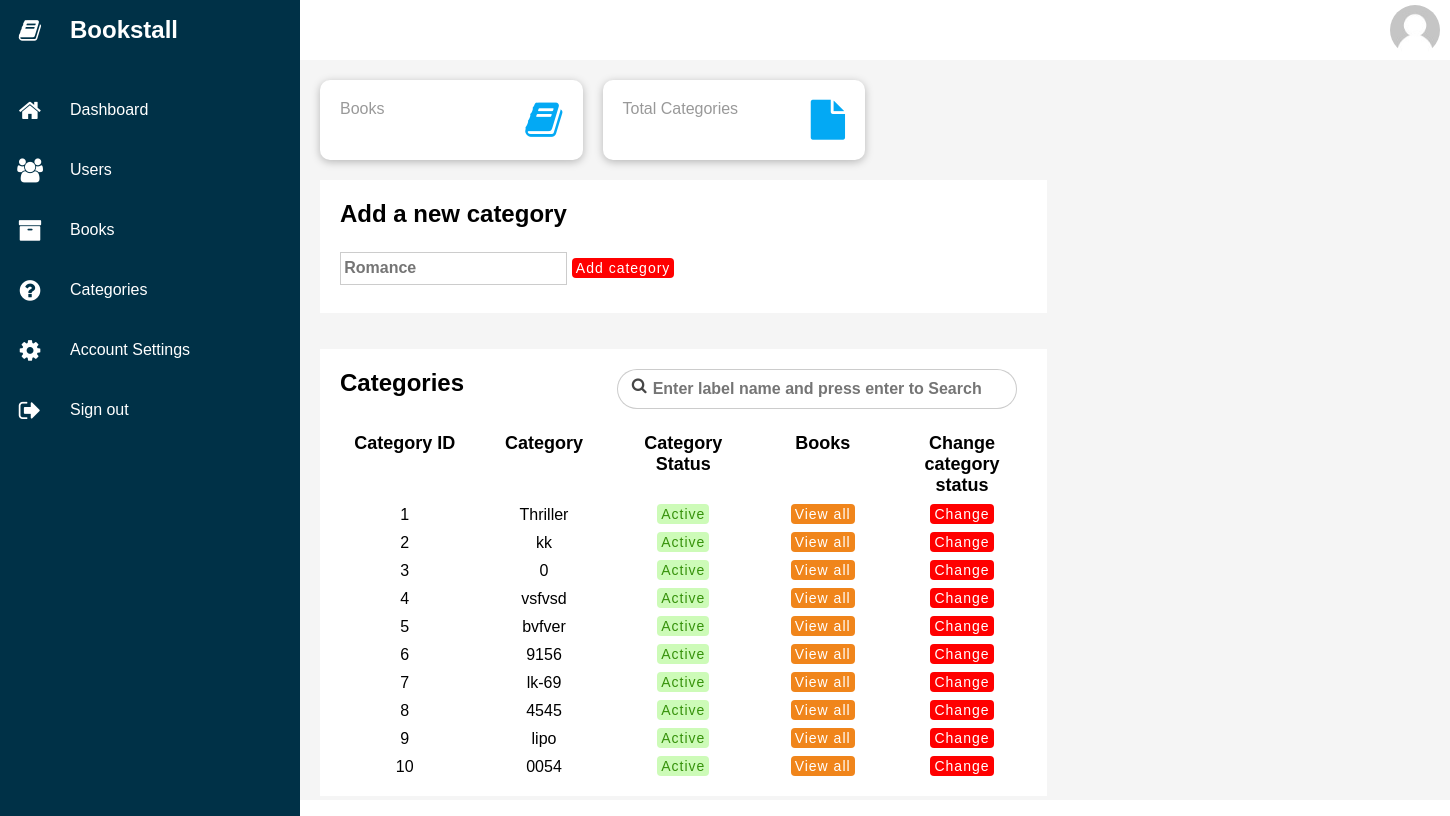
The page /BookStall-f/admin/index.php?categories-menu-ct (signed in) on the database its author committed.
### tables this page shows
CREATE TABLE `categories` (
  `id` int(11) NOT NULL,
  `name` varchar(255) NOT NULL,
  `status` int(11) NOT NULL,
  `books` text NOT NULL
);

### BookStall-f/admin/loadUsers.php (the view, shortened to what this page needs)
<?php
function fetchData($adminID, $search, $dbname)
{
    $sql = "SELECT * FROM $dbname";
    if ($search == "*") {
        $sql = "SELECT * FROM $dbname";
    } elseif ($search != "*" && $dbname == "user") {
        $sql = "SELECT * FROM $dbname where id like '%$search%' OR name like '%$search%' OR  mail like '%$search%' ";
    } elseif ($search != "*" && $dbname == "categories") {
        $sql = "SELECT * FROM $dbname where name like '%$search%'";
    } elseif ($search != "*" && $dbname == "books") {
        $sql = "SELECT * FROM $dbname where title like '%$search%'";
    }
    if ($_SESSION["_admin_id"] == $adminID) {
        include "./db.php";
        $result = $conn->query($sql);
        if ($result->num_rows > 0) {
            while ($row = $result->fetch_assoc()) {
                $amount = 0;
                if ($dbname == "user") {
                    $txt1 = "select transactions.user, payments.amount from payments inner join transactions on transactions.id=payments.transactions where transactions.user=" . $row["id"];;
                    $amountRes = $conn->query($txt1);
                    if ($amountRes->num_rows > 0) {
                        while ($row1 = $amountRes->fetch_assoc()) {
                            $amount += $row1["amount"];
                        };
                    }
                    $lokk = "";
                    if ($row["status"] == 0) {
                        $lokk = "Deactivated";
                    } elseif ($row["status"] == 1) {
                        $lokk = "Active";
                    }
                    echo '<div class="grid-item">' . $row["id"] . '</div>';
                    echo  '<div class="grid-item"> ' . $row["name"] .  '</div> ';
                    echo  '<div class="grid-item"> ' . $row["mail"] .  '</div> ';
                    echo  '<div class="grid-item"> ' . $row["address"] .  '</div> ';
                    echo  '<div class="grid-item"> ' . $row["phone"] .  '</div> ';
                    echo  '<div class="grid-item"><span class="status delivered" id="delevered-status-' . $row["id"] . '">' . $lokk . '</span></div>';
                    echo  '<div class="grid-item"  id="payment-' . $row["id"] . '">' . $amount . '</div>';
                    echo  '<div class="grid-item"><span class="status pending action-btn" style=" cursor: pointer; " id="view-transactions-btn" name="'.$row["id"] . '" >View all</span></div>';
                    echo  '<div class="grid-item"><span class="status return action-btn pointer editbtn" style=" cursor: pointer;" id="' . $row["id"] . '">Change</span></div>';
                    echo "<script>console.log(" . "'" . $lokk . "'" . ")</script>";
                } elseif ($dbname == "categories") {
                    $lokk = "";
                    if ($row["status"] == 0) {
                        $lokk = "Deactivated";
                    } elseif ($row["status"] == 1) {
                        $lokk = "Active";
                    }
                    echo  ' <div class="grid-item">' . $row["id"] . '</div>';
                    echo  ' <div class="grid-item">' . $row["name"] . '</div>';
                    echo  ' <div class="grid-item"><span class="status delivered " id="delevered-status-'.$row["id"].'">' . $lokk . '</span></div>';
                    echo  ' <div class="grid-item"><span class="status pending action-btn point-the-cats" style=" cursor: pointer; " id="'. $row["id"].'">View all</span></div>';
                    echo  ' <div class="grid-item"><span class="status return action-btn pointer" style=" cursor: pointer;" id="' . $row["id"] . '">Change</span></div>';
                }
            }
        } else {
            echo '<h1 style="width: 100%;position: absolute;bottom: -5rem;">No results for this search query.</h1>';
        }
    }
}
?>

### BookStall-f/admin/Responsive Admin_files/style.css (style rules this page uses)
* { margin: 0; padding: 0; box-sizing: border-box; font-family: "Poppins", sans-serif; }
body { overflow-x: hidden; }
.status { position: relative; padding: 2px 4px; color: #fff; border-radius: 4px; font-size: 14px; font-weight: 300; letter-spacing: 1px; }
.delivered { color: #36920b; background: #cdfbb8; }
.Pending { background: #f0851b; cursor: pointer; }
.return { background: #f00; cursor: pointer; }

### BookStall-f/admin/Responsive Admin_files/modal.css (style rules this page uses)
* { box-sizing: border-box; }
html { font-family: sans-serif; }
body { margin: 0; }

### rows shown on the page
categories: id "1", name "Thriller", status "Active"
categories: id "2", name "kk", status "Active"
categories: id "3", name "0", status "Active"
categories: id "4", name "vsfvsd", status "Active"
categories: id "5", name "bvfver", status "Active"
categories: id "6", name "9156", status "Active"
categories: id "7", name "lk-69", status "Active"
categories: id "8", name "4545", status "Active"
categories: id "9", name "lipo", status "Active"
categories: id "10", name "0054", status "Active"
